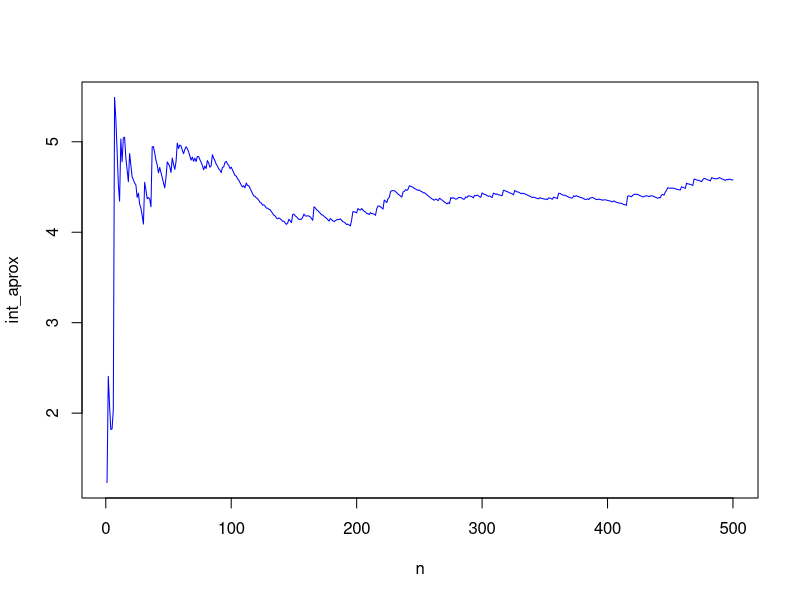

The R source for this figure:
rm(list = ls())
k<-500
x<-runif(k,0,1)
y<-runif(k,0,1)
n<-1:length(x)
int_aprox<-(cumsum(exp((x+y)^2)))/n
plot(n,int_aprox,type = 'l',col='blue')
int_aprox[length(n)]

